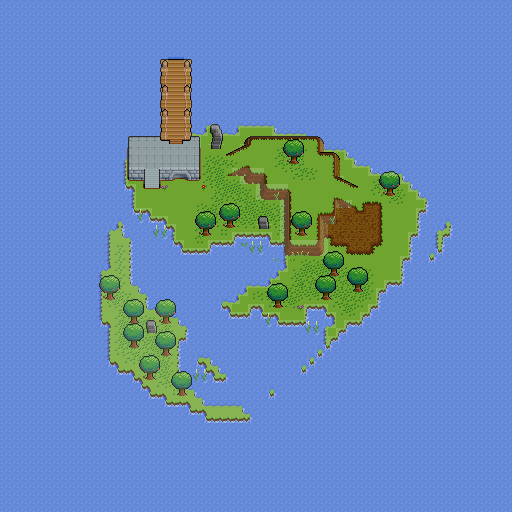

Below is a game level as drawn by its tile map, then a one-line description and the .tmx that defines it (tile-layer data replaced by summaries):
An orthogonal 64x64 tile map with 8x8 px tiles, 11 tile layers (grass, terrain, hills, ramps, ...), 4 tilesets and 4 objects (3x tunnel, tel).

<map version="1.9" tiledversion="1.9.0" orientation="orthogonal" renderorder="right-down" width="64" height="64" tilewidth="8" tileheight="8" infinite="0" nextlayerid="25" nextobjectid="10">
 <tileset firstgid="1" source="../../tilesets/ForgottenPlains/ForgottenPlainsProps.tsx" />
 <tileset firstgid="221" source="../../tilesets/ForgottenPlains/ForgottenPlainsTiles.tsx" />
 <tileset firstgid="1808" source="../../tilesets/Walls.tsx" />
 <tileset firstgid="2064" source="../../tilesets/ShipsAndDocks/ShipsAndDocks_Docks.tsx" />
 <layer id="2" name="grass" width="64" height="64">
  <data>[4096 cells, 2304 non-empty, 1 distinct tile ids]</data>
 </layer>
 <layer id="11" name="terrain" width="64" height="64">
  <data>[4096 cells, 3839 non-empty, 49 distinct tile ids]</data>
 </layer>
 <layer id="12" name="hills" width="64" height="64">
  <data>[4096 cells, 99 non-empty, 53 distinct tile ids]</data>
 </layer>
 <layer id="13" name="ramps" width="64" height="64">
  <data>[4096 cells, 30 non-empty, 27 distinct tile ids]</data>
 </layer>
 <layer id="22" name="props" width="64" height="64">
  <data>[4096 cells, 38 non-empty, 16 distinct tile ids]</data>
 </layer>
 <layer id="18" name="dock_stone" width="64" height="64">
  <data>[4096 cells, 70 non-empty, 40 distinct tile ids]</data>
 </layer>
 <layer id="19" name="dock_wood" width="64" height="64">
  <data>[4096 cells, 44 non-empty, 24 distinct tile ids]</data>
 </layer>
 <layer id="14" name="trees" width="64" height="64">
  <data>[4096 cells, 48 non-empty, 6 distinct tile ids]</data>
 </layer>
 <objectgroup id="10" name="player">
  <object id="6" name="tunnel" x="272" y="184" width="8" height="16" />
  <object id="7" name="tunnel" x="296" y="240" width="8" height="16" />
  <object id="8" name="tunnel" x="248" y="168" width="8" height="16" />
  <object id="9" name="tel" x="168" y="192" width="24" height="24" />
 </objectgroup>
 <layer id="15" name="trees_above" width="64" height="64">
  <data>[4096 cells, 144 non-empty, 18 distinct tile ids]</data>
 </layer>
 <layer id="24" name="props_above" width="64" height="64">
  <data>[4096 cells, 10 non-empty, 8 distinct tile ids]</data>
 </layer>
 <layer id="9" name="nav" width="64" height="64" opacity="0.17" tintcolor="#ff0004">
  <data>[4096 cells, 3661 non-empty, 13 distinct tile ids]</data>
 </layer>
</map>
